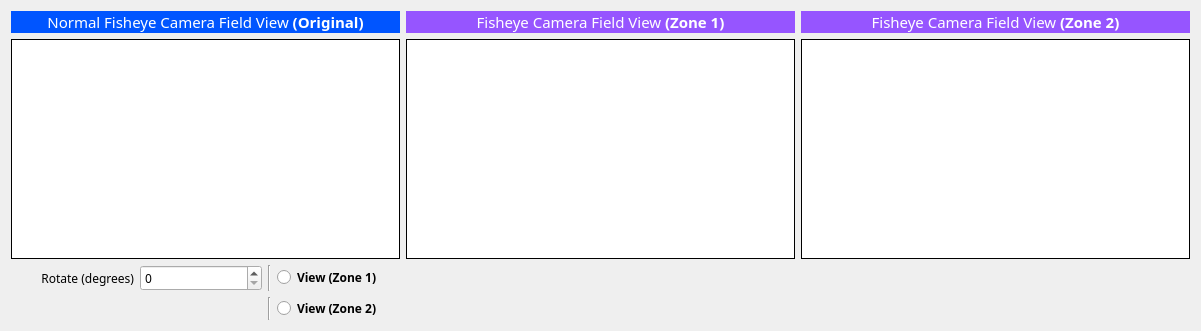
   <widget class="QWidget" name="gridLayoutWidget">
    <property name="geometry">
     <rect>
      <x>20</x>
      <y>120</y>
      <width>1201</width>
      <height>331</height>
     </rect>
    </property>
    <layout class="QGridLayout" name="CameraFieldViewLayout">
     <item row="1" column="0">
      <widget class="QGraphicsView" name="FCFV_OriginalView">
       <property name="frameShape">
        <enum>QFrame::Box</enum>
       </property>
       <property name="frameShadow">
        <enum>QFrame::Plain</enum>
       </property>
      </widget>
     </item>
     <item row="1" column="2">
      <widget class="QGraphicsView" name="FCFV_SecondZoneView">
       <property name="frameShape">
        <enum>QFrame::Box</enum>
       </property>
       <property name="frameShadow">
        <enum>QFrame::Plain</enum>
       </property>
      </widget>
     </item>
     <item row="0" column="1">
      <widget class="QLabel" name="NormalFisheyeCameraFieldView_FirstZoneLabel">
       <property name="font">
        <font>
         <family>Segoe UI Variable Display</family>
         <pointsize>11</pointsize>
        </font>
       </property>
       <property name="styleSheet">
        <string notr="true">QLabel {
	font-family: &quot;Segoe UI Variable Display&quot;;
	color: rgb(255, 255, 255);
	background-color: rgb(150, 85, 255);
}</string>
       </property>
       <property name="text">
        <string>Fisheye Camera Field View &lt;strong&gt;(Zone 1)&lt;/strong&gt;</string>
       </property>
       <property name="alignment">
        <set>Qt::AlignCenter</set>
       </property>
      </widget>
     </item>
     <item row="0" column="2">
      <widget class="QLabel" name="NormalFisheyeCameraFieldView_SecondZoneLabel">
       <property name="font">
        <font>
         <family>Segoe UI Variable Display</family>
         <pointsize>11</pointsize>
        </font>
       </property>
       <property name="styleSheet">
        <string notr="true">QLabel {
	font-family: &quot;Segoe UI Variable Display&quot;;
	color: rgb(255, 255, 255);
	background-color: rgb(150, 85, 255);
}</string>
       </property>
       <property name="text">
        <string>Fisheye Camera Field View &lt;strong&gt;(Zone 2)&lt;/strong&gt;</string>
       </property>
       <property name="alignment">
        <set>Qt::AlignCenter</set>
       </property>
      </widget>
     </item>
     <item row="0" column="0">
      <widget class="QLabel" name="NormalFisheyeCameraFieldView_OriginalLabel">
       <property name="font">
        <font>
         <family>Segoe UI Variable Display</family>
         <pointsize>11</pointsize>
        </font>
       </property>
       <property name="styleSheet">
        <string notr="true">QLabel {
	font-family: &quot;Segoe UI Variable Display&quot;;
	color: rgb(255, 255, 255);
	background-color: rgb(0, 85, 255);
}</string>
       </property>
       <property name="frameShape">
        <enum>QFrame::NoFrame</enum>
       </property>
       <property name="frameShadow">
        <enum>QFrame::Plain</enum>
       </property>
       <property name="text">
        <string>Normal Fisheye Camera Field View &lt;strong&gt;(Original)&lt;/strong&gt;</string>
       </property>
       <property name="alignment">
        <set>Qt::AlignCenter</set>
       </property>
      </widget>
     </item>
     <item row="2" column="0">
      <layout class="QGridLayout" name="FCFV_OriginalOperationField">
       <item row="0" column="0">
        <widget class="QLabel" name="FCFV_OOF_RotateLabel">
         <property name="font">
          <font>
           <family>Segoe UI Variable Display</family>
          </font>
         </property>
         <property name="toolTip">
          <string>&lt;!DOCTYPE html&gt;
&lt;html&gt;
&lt;style&gt;
.tooltip {
  position: relative;
  display: inline-block;
  border-bottom: 1px dotted black;
}

.tooltip .tooltiptext {
  visibility: hidden;
  width: 120px;
  background-color: #555;
  color: #fff;
  text-align: center;
  border-radius: 6px;
  padding: 5px 0;
  position: absolute;
  z-index: 1;
  bottom: 125%;
  left: 50%;
  margin-left: -60px;
  opacity: 0;
  transition: opacity 0.3s;
}

.tooltip .tooltiptext::after {
  content: &quot;&quot;;
  position: absolute;
  top: 100%;
  left: 50%;
  margin-left: -5px;
  border-width: 5px;
  border-style: solid;
  border-color: #555 transparent transparent transparent;
}

.tooltip:hover .tooltiptext {
  visibility: visible;
  opacity: 1;
}
&lt;/style&gt;
&lt;body style=&quot;text-align:center;&quot;&gt;

&lt;h2&gt;Spin Box - Degrees&lt;/h2&gt;
&lt;p&gt;Drag up/down the spin box (or capture exact degrees value), going from 0 up to 360.&lt;/p&gt;

&lt;div class=&quot;tooltip&quot;&gt;Useful tips:
  &lt;span class=&quot;tooltiptext&quot;&gt;0-360 Only&lt;/span&gt;
&lt;/div&gt;

&lt;/body&gt;
&lt;/html&gt;
</string>
         </property>
         <property name="text">
          <string>Rotate (degrees)</string>
         </property>
         <property name="alignment">
          <set>Qt::AlignRight|Qt::AlignTrailing|Qt::AlignVCenter</set>
         </property>
        </widget>
       </item>
       <item row="0" column="3">
        <widget class="QRadioButton" name="FCFV_OOF_ViewFirstZoneRadioButton">
         <property name="font">
          <font>
           <family>Segoe UI Variable Display</family>
           <italic>false</italic>
           <bold>true</bold>
          </font>
         </property>
         <property name="toolTip">
          <string>&lt;!DOCTYPE html&gt;
&lt;html&gt;
&lt;style&gt;
.tooltip {
  position: relative;
  display: inline-block;
  border-bottom: 1px dotted black;
}

.tooltip .tooltiptext {
  visibility: hidden;
  width: 120px;
  background-color: #555;
  color: #fff;
  text-align: center;
  border-radius: 6px;
  padding: 5px 0;
  position: absolute;
  z-index: 1;
  bottom: 125%;
  left: 50%;
  margin-left: -60px;
  opacity: 0;
  transition: opacity 0.3s;
}

.tooltip .tooltiptext::after {
  content: &quot;&quot;;
  position: absolute;
  top: 100%;
  left: 50%;
  margin-left: -5px;
  border-width: 5px;
  border-style: solid;
  border-color: #555 transparent transparent transparent;
}

.tooltip:hover .tooltiptext {
  visibility: visible;
  opacity: 1;
}
&lt;/style&gt;
&lt;body style=&quot;text-align:center;&quot;&gt;

&lt;h2&gt;Radio Box - Camera Zone 1&lt;/h2&gt;
&lt;p&gt;Process the captured parameters by the fisheye's camera lens into the Camera Zone 1 graphical view.&lt;/p&gt;

&lt;div class=&quot;tooltip&quot;&gt;Useful tips:
  &lt;span class=&quot;tooltiptext&quot;&gt;Camera Zone 1 Processing&lt;/span&gt;
&lt;/div&gt;

&lt;/body&gt;
&lt;/html&gt;
</string>
         </property>
         <property name="styleSheet">
          <string notr="true">QRadioButton {
	font: bold;
}

QRadioButton:hover {
	color: rgb(85, 170, 255);
}

QRadioButton:pressed {
	color: rgb(85, 135, 255);
}</string>
         </property>
         <property name="text">
          <string>View (Zone 1)</string>
         </property>
        </widget>
       </item>
       <item row="0" column="1">
        <widget class="QSpinBox" name="FCFV_OOF_RotateSpinBox">
         <property name="font">
          <font>
           <family>Fira Code</family>
          </font>
         </property>
         <property name="toolTip">
          <string>&lt;!DOCTYPE html&gt;
&lt;html&gt;
&lt;style&gt;
.tooltip {
  position: relative;
  display: inline-block;
  border-bottom: 1px dotted black;
}

.tooltip .tooltiptext {
  visibility: hidden;
  width: 120px;
  background-color: #555;
  color: #fff;
  text-align: center;
  border-radius: 6px;
  padding: 5px 0;
  position: absolute;
  z-index: 1;
  bottom: 125%;
  left: 50%;
  margin-left: -60px;
  opacity: 0;
  transition: opacity 0.3s;
}

.tooltip .tooltiptext::after {
  content: &quot;&quot;;
  position: absolute;
  top: 100%;
  left: 50%;
  margin-left: -5px;
  border-width: 5px;
  border-style: solid;
  border-color: #555 transparent transparent transparent;
}

.tooltip:hover .tooltiptext {
  visibility: visible;
  opacity: 1;
}
&lt;/style&gt;
&lt;body style=&quot;text-align:center;&quot;&gt;

&lt;h2&gt;Spin Box - Degrees&lt;/h2&gt;
&lt;p&gt;Drag up/down the spin box (or capture exact degrees value), going from 0 up to 360.&lt;/p&gt;

&lt;div class=&quot;tooltip&quot;&gt;Useful tips:
  &lt;span class=&quot;tooltiptext&quot;&gt;0-360 Only&lt;/span&gt;
&lt;/div&gt;

&lt;/body&gt;
&lt;/html&gt;
</string>
         </property>
         <property name="maximum">
          <number>360</number>
         </property>
        </widget>
       </item>
       <item row="1" column="3">
        <widget class="QRadioButton" name="FCFV_OOF_ViewSecondZoneRadioButton">
         <property name="font">
          <font>
           <family>Segoe UI Variable Display</family>
           <italic>false</italic>
           <bold>true</bold>
          </font>
         </property>
         <property name="toolTip">
          <string>&lt;!DOCTYPE html&gt;
&lt;html&gt;
&lt;style&gt;
.tooltip {
  position: relative;
  display: inline-block;
  border-bottom: 1px dotted black;
}

.tooltip .tooltiptext {
  visibility: hidden;
  width: 120px;
  background-color: #555;
  color: #fff;
  text-align: center;
  border-radius: 6px;
  padding: 5px 0;
  position: absolute;
  z-index: 1;
  bottom: 125%;
  left: 50%;
  margin-left: -60px;
  opacity: 0;
  transition: opacity 0.3s;
}

.tooltip .tooltiptext::after {
  content: &quot;&quot;;
  position: absolute;
  top: 100%;
  left: 50%;
  margin-left: -5px;
  border-width: 5px;
  border-style: solid;
  border-color: #555 transparent transparent transparent;
}

.tooltip:hover .tooltiptext {
  visibility: visible;
  opacity: 1;
}
&lt;/style&gt;
&lt;body style=&quot;text-align:center;&quot;&gt;

&lt;h2&gt;Radio Box - Camera Zone 2&lt;/h2&gt;
&lt;p&gt;Process the captured parameters by the fisheye's camera lens into the Camera Zone 2 graphical view.&lt;/p&gt;

&lt;div class=&quot;tooltip&quot;&gt;Useful tips:
  &lt;span class=&quot;tooltiptext&quot;&gt;Camera Zone 2 Processing&lt;/span&gt;
&lt;/div&gt;

&lt;/body&gt;
&lt;/html&gt;
</string>
         </property>
         <property name="styleSheet">
          <string notr="true">QRadioButton {
	font: bold;
}

QRadioButton:hover {
	color: rgb(255, 150, 255);
}

QRadioButton:pressed {
	color: rgb(255, 115, 255);
}</string>
         </property>
         <property name="text">
          <string>View (Zone 2)</string>
         </property>
        </widget>
       </item>
       <item row="0" column="2">
        <widget class="Line" name="FCFV_OOF_LineYAxis01Separator">
         <property name="orientation">
          <enum>Qt::Vertical</enum>
         </property>
        </widget>
       </item>
       <item row="1" column="2">
        <widget class="Line" name="FCFV_OOF_LineYAxis02Separator">
         <property name="orientation">
          <enum>Qt::Vertical</enum>
         </property>
        </widget>
       </item>
      </layout>
     </item>
     <item row="1" column="1">
      <widget class="QGraphicsView" name="FCFV_FirstZoneView">
       <property name="frameShape">
        <enum>QFrame::Box</enum>
       </property>
       <property name="frameShadow">
        <enum>QFrame::Plain</enum>
       </property>
      </widget>
     </item>
    </layout>
   </widget>
